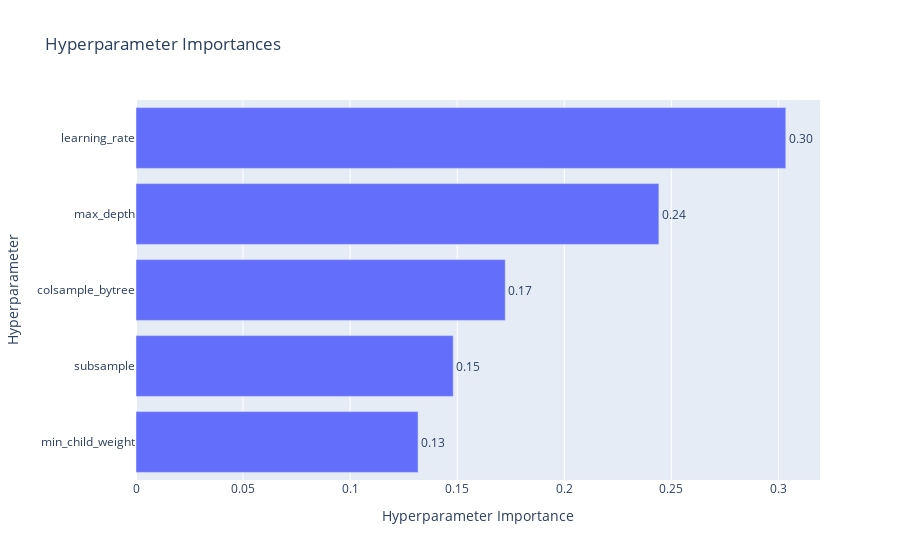

Notebook code cell kept with this figure:
### Code cell
optuna.visualization.plot_param_importances(study)

### Figure 1 — Plotly figure (JSON) as saved in the notebook; plotly's stock layout.template omitted (floating-point values rounded to 4 significant figures)
{"data": [{"cliponaxis": false, "hovertemplate": ["min_child_weight (IntDistribution): 0.13173741227739352<extra></extra>", "subsample (FloatDistribution): 0.14815682557529233<extra></extra>", "colsample_bytree (FloatDistribution): 0.1724439267857782<extra></extra>", "max_depth (IntDistribution): 0.24419683033814357<extra></extra>", "learning_rate (FloatDistribution): 0.30346500502339246<extra></extra>"], "name": "Objective Value", "orientation": "h", "text": ["0.13", "0.15", "0.17", "0.24", "0.30"], "textposition": "outside", "type": "bar", "x": [0.1317, 0.1482, 0.1724, 0.2442, 0.3035], "y": ["min_child_weight", "subsample", "colsample_bytree", "max_depth", "learning_rate"]}], "layout": {"title": {"text": "Hyperparameter Importances"}, "xaxis": {"title": {"text": "Hyperparameter Importance"}}, "yaxis": {"title": {"text": "Hyperparameter"}}}}
